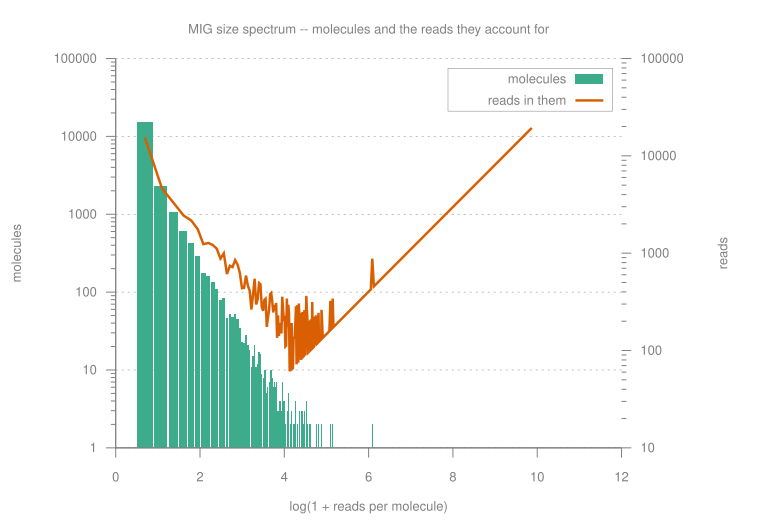

Reproduce this figure in gnuplot.
set terminal svg size 760,520 font "Helvetica,13" enhanced
set output "/Users/mikesh/vcs/code/migec/assets/mig_size_spectrum.svg"
set border 3 lw 1 lc rgb "#808080"
set tics nomirror out textcolor rgb "#808080"
set title textcolor rgb "#808080"
set xlabel textcolor rgb "#808080"
set ylabel textcolor rgb "#808080"
set y2label textcolor rgb "#808080"
# Inside, bottom right, opaque-bordered but unfilled -- a legend in the margin makes every figure
# wider than its data and is the first thing a journal asks you to move.
set key inside bottom right box lw 0.5 lc rgb "#808080" textcolor rgb "#808080" samplen 2 spacing 1.1
set style fill solid 0.85 noborder
set grid ytics lw 0.5 lc rgb "#808080" dt 3
set datafile separator "\t"
set datafile missing "NA"

set title "MIG size spectrum -- molecules and the reads they account for"
set xlabel "log(1 + reads per molecule)"
set ylabel "molecules"
set y2label "reads"
set y2tics textcolor rgb "#808080"
set logscale y
set logscale y2
set boxwidth 0.9 relative
set key inside top right
# Both series, on their own axes, because they peak in different places the moment a library is
# over-sequenced: most MOLECULES are shallow, and most READS are in the deep ones. A figure with
# only the first says the library is fine and a figure with only the second says it is saturated.
# log1p on x so a molecule seen once has a place on the axis; a plain log drops it.
plot "/Users/mikesh/vcs/code/migec/assets/PBMC.sizes.tsv" using 2:3 with boxes lc rgb "#1b9e77" title "molecules",      "" using 2:4 axes x1y2 with lines lw 2.5 lc rgb "#d95f02" title "reads in them"
